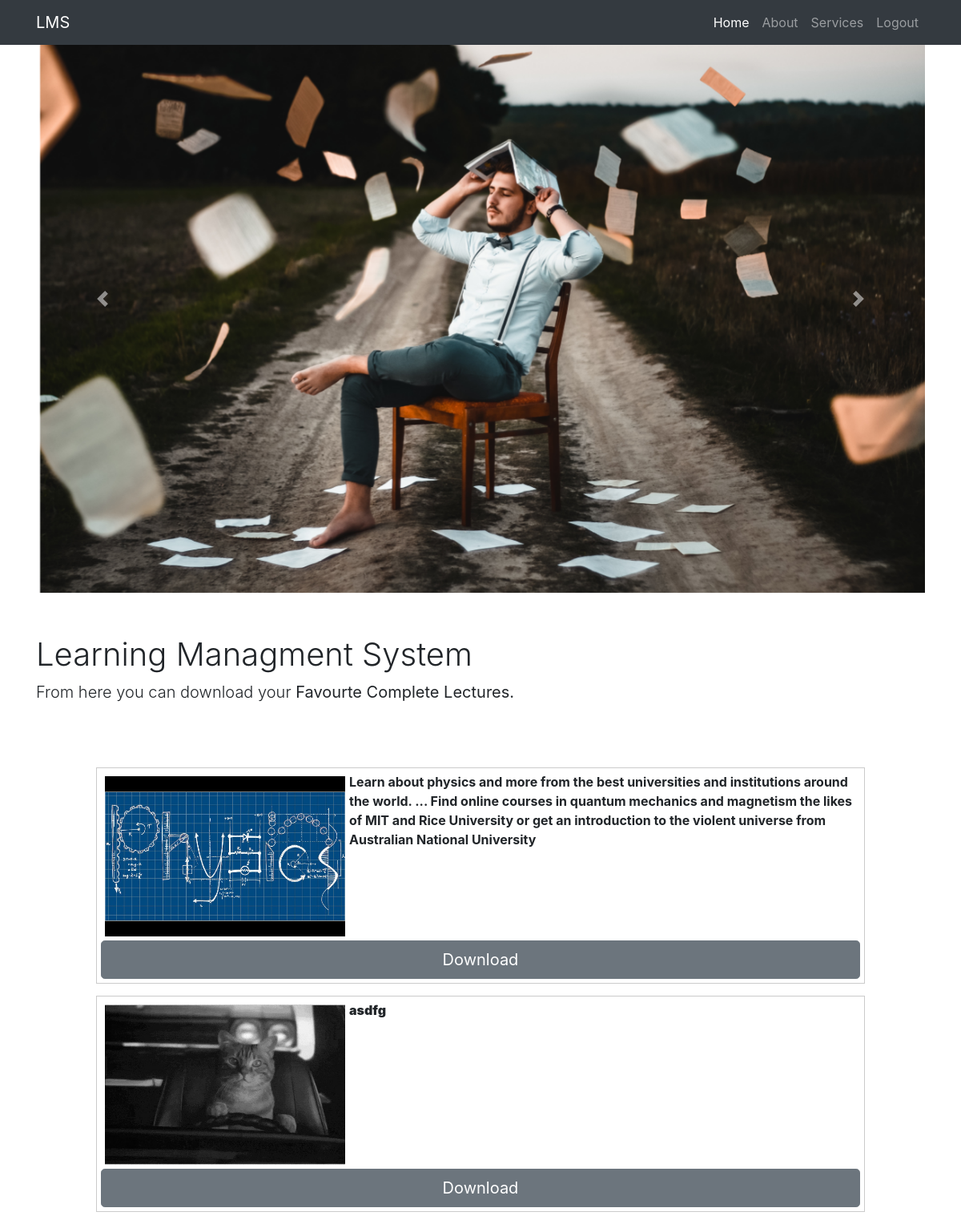
Screenshot of /main.php with the database file from the repository.
### tables this page shows
CREATE TABLE `image` (
  `image` varchar(200) NOT NULL,
  `image_text` text NOT NULL,
  `image_link` text NOT NULL
);

### main.php (the view, shortened to what this page needs)
<?php
	$db = mysqli_connect("localhost", "root", "", "project");
	$result = mysqli_query($db, "SELECT * FROM image");
?>
<!DOCTYPE html>
<html lang="en">
<head>
    <link href="bootstrap.min.css" rel="stylesheet">
</head>
<body>
        <nav class="navbar navbar-expand-lg navbar-dark bg-dark fixed-top">
                <div class="container">
                  <a class="navbar-brand" href="#">LMS</a>
                  <div class="collapse navbar-collapse" id="navbarResponsive">
                    <ul class="navbar-nav ml-auto">
                      <li class="nav-item active">
                        <a class="nav-link" href="#">Home
                            </a>
                      </li>
                      <li class="nav-item">
                        <a class="nav-link" href="#">About</a>
                      </li>
                      <li class="nav-item">
                        <a class="nav-link" href="#">Services</a>
                      </li>
                      <li class="nav-item">
                        <a class="nav-link" href="index.php">Logout</a>
                      </li>
                    </ul>
                  </div>
                </div>
              </nav>
              <div class="container">
                <div id="carouselExampleInterval" class="carousel slide" data-ride="carousel">
                  <div class="carousel-inner">
                    <div class="carousel-item active" data-interval="10000">
                      <img src="1.jpg" style="height:auto;" class="d-block w-100" alt="...">
                    </div>
                  </div>
                  <a class="carousel-control-prev" href="#carouselExampleInterval" role="button" data-slide="prev">
                    <span class="carousel-control-prev-icon" aria-hidden="true"></span>
                  </a>
                  <a class="carousel-control-next" href="#carouselExampleInterval" role="button" data-slide="next">
                    <span class="carousel-control-next-icon" aria-hidden="true"></span>
                  </a>
                </div>
              </div>
              <section class="py-5">
                <div class="container">
                  <h1 class="font-weight-light">Learning Managment System</h1>
                  <p class="lead">From here you can download your <b>Favourte Complete Lectures.</b></p>
                </div>
              </section>
<?php
    while ($row = mysqli_fetch_array($result)) {
      echo "<div id='img_div'>";
      	echo "<img src='images/".$row['image']."' >";
        echo "<p><b>".$row['image_text']."</p>";
        echo "<button class='btn btn-secondary btn-lg btn-block' herf='".$row['image_link']."'>Download</button>";
      echo "</div>";
    }
  ?>
</body>
</html>

### main.php (style rules this page uses)
#img_div { width: 80%; padding: 5px; margin: 15px auto; border: 1px solid #cbcbcb; }
#img_div:after { content: ""; display: block; clear: both; }
img { float: left; margin: 5px; width: 300px; height: 200px; }

### rows the page displays
image: image (placeholder picture), image_text "Learn about physics and more from the best universities and institutions around the world. ... Find online courses in quantum mechanics and magnetism the likes of MIT and Rice University or get an introduction to the violent universe from Australian National University"
image: image (picture), image_text "asdfg"
